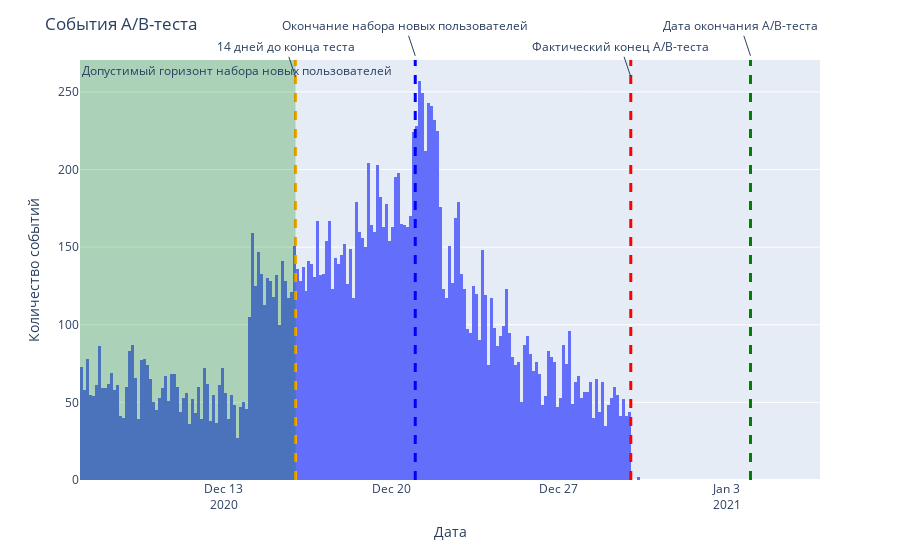

The code cell stored with this chart in its notebook:
### Code cell
fig = px.histogram(data, x="event_dt", nbins=250)
fig.add_vline(x="2021-01-04", line_width=3, line_dash="dash", line_color="green")
fig.add_annotation(x="2021-01-04", y=1.01, yref="paper", text="Дата окончания A/B-теста")

fig.add_vline(x="2020-12-30", line_width=3, line_dash="dash", line_color="red")
fig.add_annotation(x="2020-12-30", y=0.96, yref="paper", text="Фактический конец A/B-теста")

fig.add_vline(x="2020-12-21", line_width=3, line_dash="dash", line_color="blue")
fig.add_annotation(x="2020-12-21", y=1.01, yref="paper", text="Окончание набора новых пользователей")

fig.add_vline(x="2020-12-16", line_width=3, line_dash="dash", line_color="orange")
fig.add_annotation(x="2020-12-16", y=0.96, yref="paper", text="14 дней до конца теста")

fig.add_vrect(x0="2020-12-07", x1="2020-12-16", 
              annotation_text="Допустимый горизонт набора новых пользователей", annotation_position="top left",
              fillcolor="green", opacity=0.25, line_width=0)

fig.update_layout(
    title='События A/B-теста',
    xaxis_title='Дата',
    yaxis_title='Количество событий')

fig.show()

### Figure 1 — Plotly figure (JSON) as saved in the notebook; plotly's stock layout.template omitted (floating-point values rounded to 4 significant figures; data arrays with more than 128 entries replaced by an {"elided": "..."} marker saying what was removed)
{"data": [{"alignmentgroup": "True", "bingroup": "x", "hovertemplate": "event_dt=%{x}<br>count=%{y}<extra></extra>", "legendgroup": "", "marker": {"color": "#636efa", "pattern": {"shape": ""}}, "name": "", "nbinsx": 250, "offsetgroup": "", "orientation": "v", "showlegend": false, "type": "histogram", "x": {"elided": "21115 str values"}, "xaxis": "x", "yaxis": "y"}], "layout": {"annotations": [{"text": "Дата окончания A/B-теста", "x": "2021-01-04", "y": 1.01, "yref": "paper"}, {"text": "Фактический конец A/B-теста", "x": "2020-12-30", "y": 0.96, "yref": "paper"}, {"text": "Окончание набора новых пользователей", "x": "2020-12-21", "y": 1.01, "yref": "paper"}, {"text": "14 дней до конца теста", "x": "2020-12-16", "y": 0.96, "yref": "paper"}, {"showarrow": false, "text": "Допустимый горизонт набора новых пользователей", "x": "2020-12-07", "xanchor": "left", "xref": "x", "y": 1, "yanchor": "top", "yref": "y domain"}], "autosize": true, "barmode": "relative", "legend": {"tracegroupgap": 0}, "margin": {"t": 60}, "shapes": [{"line": {"color": "green", "dash": "dash", "width": 3}, "type": "line", "x0": "2021-01-04", "x1": "2021-01-04", "xref": "x", "y0": 0, "y1": 1, "yref": "y domain"}, {"line": {"color": "red", "dash": "dash", "width": 3}, "type": "line", "x0": "2020-12-30", "x1": "2020-12-30", "xref": "x", "y0": 0, "y1": 1, "yref": "y domain"}, {"line": {"color": "blue", "dash": "dash", "width": 3}, "type": "line", "x0": "2020-12-21", "x1": "2020-12-21", "xref": "x", "y0": 0, "y1": 1, "yref": "y domain"}, {"line": {"color": "orange", "dash": "dash", "width": 3}, "type": "line", "x0": "2020-12-16", "x1": "2020-12-16", "xref": "x", "y0": 0, "y1": 1, "yref": "y domain"}, {"fillcolor": "green", "line": {"width": 0}, "opacity": 0.25, "type": "rect", "x0": "2020-12-07", "x1": "2020-12-16", "xref": "x", "y0": 0, "y1": 1, "yref": "y domain"}], "title": {"text": "События A/B-теста"}, "xaxis": {"anchor": "y", "autorange": true, "domain": [0, 1], "range": ["2020-12-07", "2021-01-05 20:55:14.1319"], "title": {"text": "Дата"}, "type": "date"}, "yaxis": {"anchor": "x", "autorange": true, "domain": [0, 1], "range": [0, 270.5], "title": {"text": "Количество событий"}}}}
